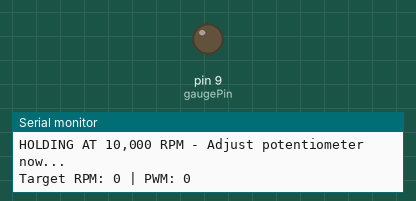
Simulated run of this sketch. Board: Arduino Uno, built with avr-gcc and run on an emulated ATmega328P. Parts: output pins drawn as LEDs (lit = HIGH), the last lines printed to the serial monitor.

Above: at 15.05 s.
At 21.05 s:
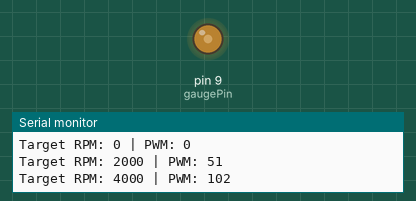
At 27.05 s:
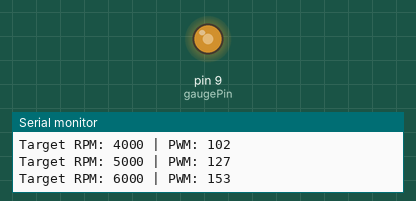
At 39.05 s:
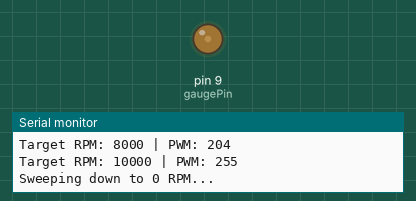
Timing chart, 0 to 49.9 s (numbered marks = the images above):
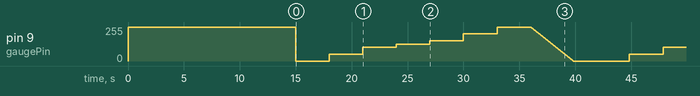

The sketch:

Dizzy_Calibration.ino
```cpp
const int gaugePin = 9;    // PWM output to moving-coil gauge
const int maxRPM = 10000;  // Maximum reading on your gauge face

// Test points in RPM to check across your dial
int testPoints[] = {0, 2000, 4000, 5000, 6000, 8000, 10000};
int numPoints = 7;

void setup() {
  pinMode(gaugePin, OUTPUT);
  Serial.begin(9600);

  // STEP 1: Full-scale hold for 15 seconds
  // Turn your 10k potentiometer now until the needle hits 10,000 RPM
  Serial.println("HOLDING AT 10,000 RPM - Adjust potentiometer now...");
  analogWrite(gaugePin, 255);
  delay(15000);
}

void loop() {
  // STEP 2: Step up through the dial (3 seconds per mark)
  for (int i = 0; i < numPoints; i++) {
    int targetRPM = testPoints[i];
    int pwmValue = map(targetRPM, 0, maxRPM, 0, 255);

    analogWrite(gaugePin, pwmValue);

    Serial.print("Target RPM: ");
    Serial.print(targetRPM);
    Serial.print(" | PWM: ");
    Serial.println(pwmValue);

    delay(3000);
  }

  // STEP 3: Smooth sweep back down to 0 RPM
  Serial.println("Sweeping down to 0 RPM...");
  for (int pwm = 255; pwm >= 0; pwm--) {
    analogWrite(gaugePin, pwm);
    delay(15);
  }

  delay(2000);
}
```
